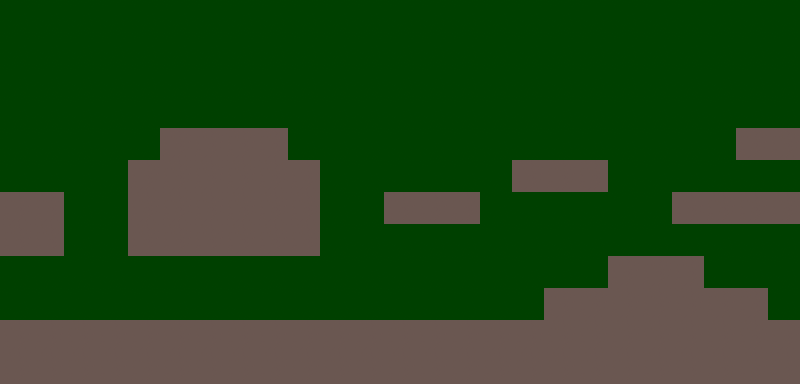

Below is a game level as drawn by its tile map, then a one-line description and the .tmx file that defines it, in full:
An orthogonal 25x12 tile map with 32x32 px tiles, 1 tile layer (Capa de patrones 1) and 24 objects (6x pinchos, 3x coin, enemigo2, puerta, player).

<map version="1.10" tiledversion="1.10.1" orientation="orthogonal" renderorder="right-down" width="25" height="12" tilewidth="32" tileheight="32" infinite="0" nextlayerid="5" nextobjectid="33">
 <tileset firstgid="1" source="Spritesheet.tsx" />
 <layer id="1" name="Capa de patrones 1" width="25" height="12">
  <data encoding="csv">
7,7,7,7,7,7,7,7,7,7,7,7,7,7,7,7,7,7,7,7,7,7,7,7,7,
7,7,7,7,7,7,7,7,7,7,7,7,7,7,7,7,7,7,7,7,7,7,7,7,7,
7,7,7,7,7,7,7,7,7,7,7,7,7,7,7,7,7,7,7,7,7,7,7,7,7,
7,7,7,7,7,7,7,7,7,7,7,7,7,7,7,7,7,7,7,7,7,7,7,7,7,
7,7,7,7,7,6,6,6,6,7,7,7,7,7,7,7,7,7,7,7,7,7,7,6,6,
7,7,7,7,6,6,6,6,6,6,7,7,7,7,7,7,6,6,6,7,7,7,7,7,7,
6,6,7,7,6,6,6,6,6,6,7,7,6,6,6,7,7,7,7,7,7,6,6,6,6,
6,6,7,7,6,6,6,6,6,6,7,7,7,7,7,7,7,7,7,7,7,7,7,7,7,
7,7,7,7,7,7,7,7,7,7,7,7,7,7,7,7,7,7,7,6,6,6,7,7,7,
7,7,7,7,7,7,7,7,7,7,7,7,7,7,7,7,7,6,6,6,6,6,6,6,7,
6,6,6,6,6,6,6,6,6,6,6,6,6,6,6,6,6,6,6,6,6,6,6,6,6,
6,6,6,6,6,6,6,6,6,6,6,6,6,6,6,6,6,6,6,6,6,6,6,6,6
</data>
 </layer>
 <objectgroup id="2" name="Objetos">
  <object id="12" type="enemigo2" gid="5" x="448.089" y="320.045" width="32" height="32">
   <properties>
    <property name="movi" type="object" value="13" />
   </properties>
  </object>
  <object id="13" x="19.672" y="290.212">
   <point />
  </object>
  <object id="14" type="puerta" gid="3" x="751.261" y="127.943" width="32" height="32">
   <properties>
    <property name="SiguienteNivel" value="nivel4.tmx" />
   </properties>
  </object>
  <object id="15" type="player" gid="1" x="16.6667" y="128" width="32" height="32" />
  <object id="19" type="coin" gid="4" x="416" y="160" width="32" height="32" />
  <object id="20" type="coin" gid="4" x="673" y="127" width="32" height="32" />
  <object id="21" type="coin" gid="4" x="130.667" y="96" width="32" height="32" />
  <object id="28" type="pinchos" gid="8" x="203.898" y="128.069" width="32" height="32" />
  <object id="29" type="pinchos" gid="8" x="288.129" y="320.868" width="32" height="32" />
  <object id="30" type="pinchos" gid="8" x="128.371" y="321.182" width="32" height="32" />
  <object id="31" type="pinchos" gid="8" x="544.25" y="160.083" width="32" height="32" />
  <object id="32" type="pinchos" gid="8" x="704.5" y="192" width="32" height="32" />
 </objectgroup>
 <objectgroup id="3" name="ParaSaltar">
  <object id="25" x="1.3125" y="95.125" width="797.375" height="285.75" />
 </objectgroup>
 <objectgroup id="4" name="Plataforma">
  <object id="1" x="543.667" y="287.917" width="224.375" height="31.4167" />
  <object id="2" x="0.208333" y="191.792" width="64" height="64" />
  <object id="3" x="128.833" y="158" width="193.333" height="98" />
  <object id="4" x="160.005" y="128.006" width="127.98" height="31.9365" />
  <object id="5" x="383.458" y="192.917" width="96.6667" height="31" />
  <object id="6" x="512.182" y="160.258" width="95.8333" height="32.125" />
  <object id="7" x="736.042" y="128.021" width="63.875" height="32.0625" />
  <object id="8" x="607.96" y="256.292" width="96.7899" height="31.4167" />
  <object id="11" x="671.75" y="191.75" width="128.266" height="32.3043" />
  <object id="17" type="pinchos" gid="8" x="575.939" y="287.727" width="32" height="32" />
  <object id="23" x="-0.0625" y="319.909" width="800.063" height="64.0909" />
 </objectgroup>
</map>
